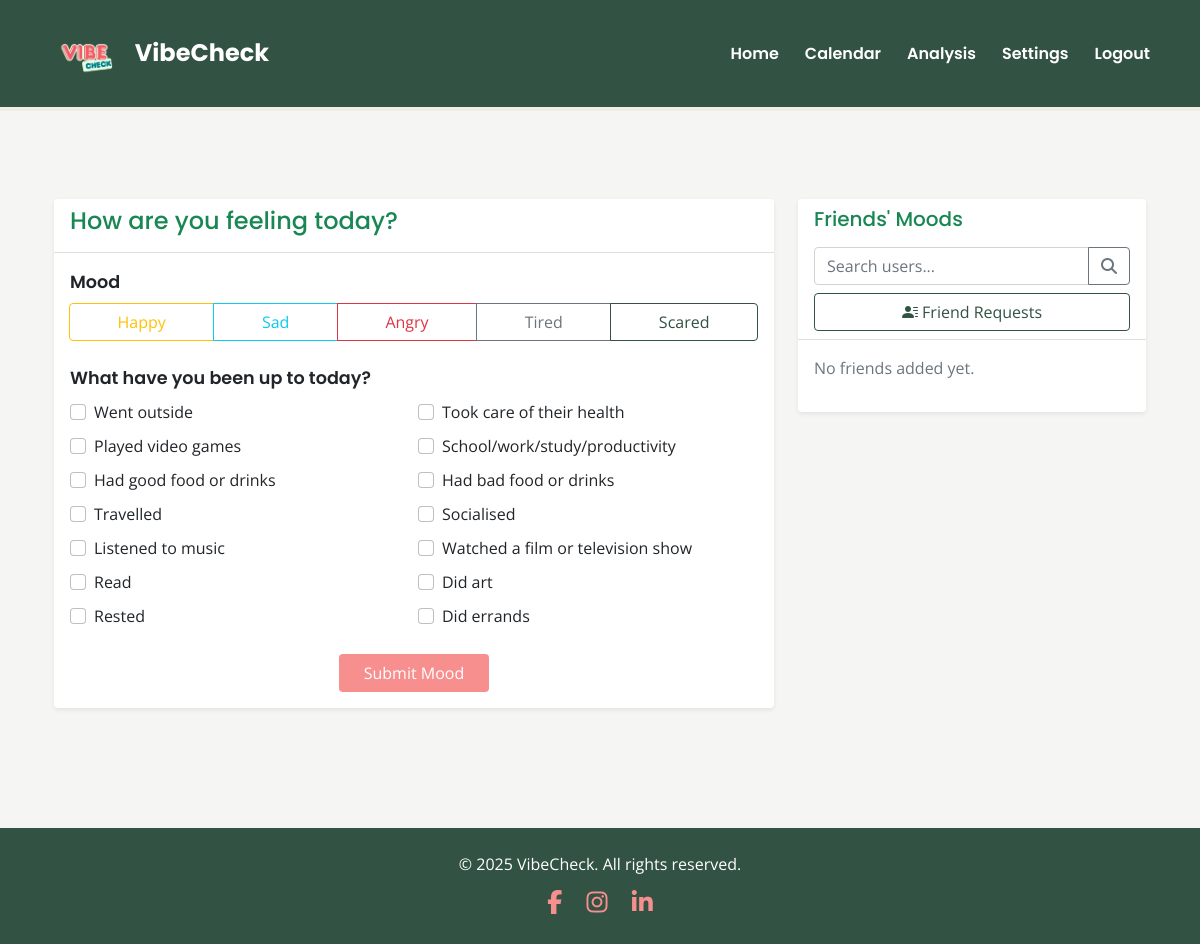
/home (signed in), run on an earlier commit of the app's database.
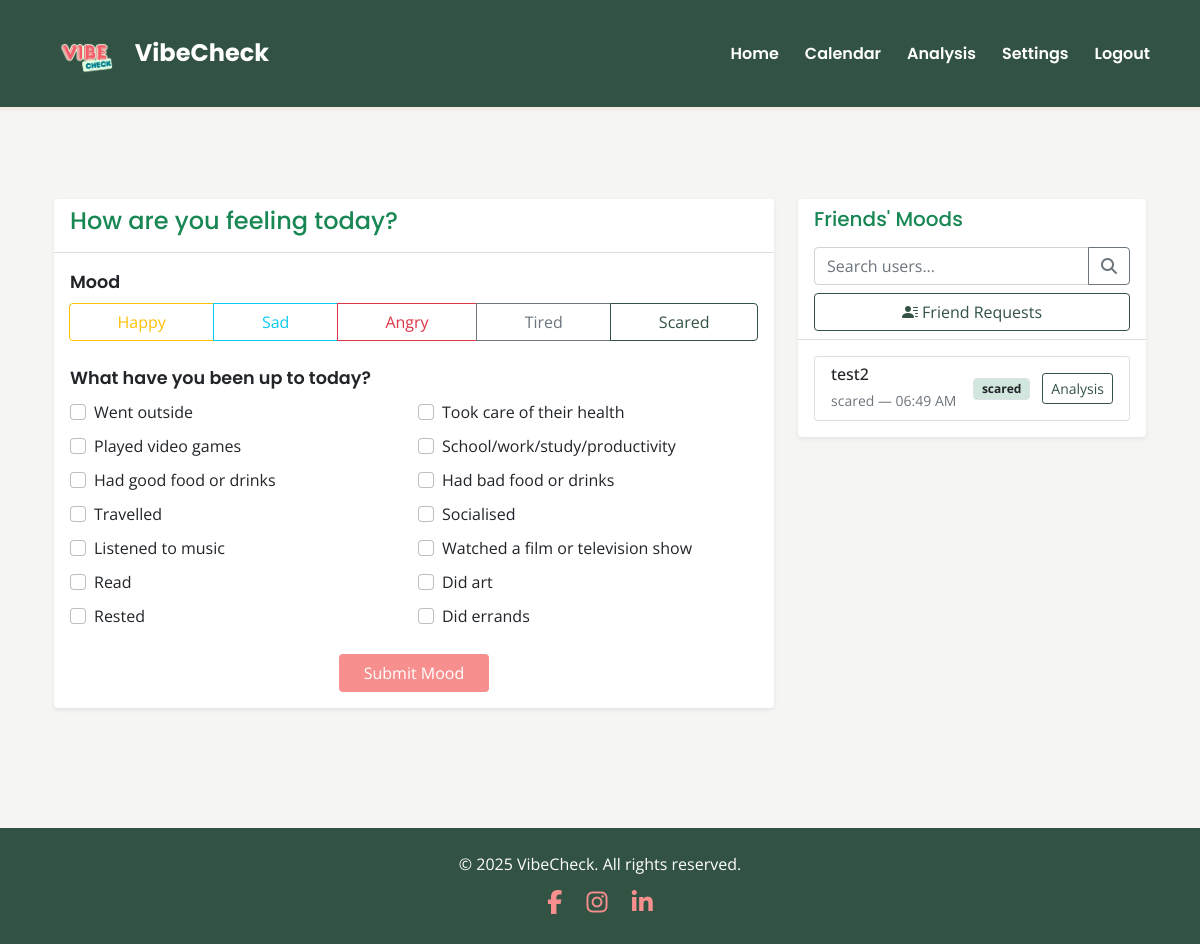
And on a later commit of the database.
### app/models.py (models this page shows, shortened)
class User(UserMixin, db.Model):
    username = db.Column(db.String(30), primary_key=True)
    password = db.Column(db.String(100))
    privacy_setting = db.Column(db.String(20), default='friends')  # Can be 'public', 'friends', or 'private'
    moods = db.relationship('Mood', backref='user', lazy=True)
    friends = db.relationship(
        'User',
        secondary='friendships',
        primaryjoin=username==Friendship.user_id,
        secondaryjoin=username==Friendship.friend_id,
        backref='friend_of'
    )

class Mood(db.Model):
    id = db.Column(db.Integer, primary_key=True)
    mood = db.Column(db.String(50), nullable=False)
    reasons = db.Column(db.String(500), nullable=True)  # JSON string of selected reasons
    timestamp = db.Column(db.DateTime, nullable=False)
    user_id = db.Column(db.String(30), db.ForeignKey('user.username'), nullable=False)
    @staticmethod
    def get_all_reasons():
        return [
            "Went outside",
            "Took care of their health",
            "Played video games",
            "School/work/study/productivity",
            "Had good food or drinks",
            "Had bad food or drinks",
            "Travelled",
            "Socialised",
            "Listened to music",
            "Watched a film or television show",
            "Read",
            "Did art",
            "Rested",
            "Did errands"
        ]

### app/main.py (the view)
@bp.route('/home')
@login_required
def home():
    today = datetime.now().date()
    today_start = datetime.combine(today, datetime.min.time())
    today_end = datetime.combine(today, datetime.max.time())
    today_mood = Mood.query.filter(
        Mood.user_id == current_user.username,
        Mood.timestamp >= today_start,
        Mood.timestamp <= today_end
    ).first()
    friends = []
    for friend in current_user.friends:
        friend_mood = Mood.query.filter(
            Mood.user_id == friend.username,
            Mood.timestamp >= today_start,
            Mood.timestamp <= today_end
        ).first()
        friends.append({
            'username': friend.username,
            'today_mood': friend_mood
        })
    return render_template('home.html',
                         today_mood=today_mood,
                         friends=friends,
                         reasons=Mood.get_all_reasons(),
                         user_id=current_user.username)

### app/__init__.py (called while the page is built)
def create_app(config_class=Config):
    app = Flask(__name__)
    app.config.from_object(config_class)
    if csrf_available:
        csrf = CSRFProtect(app)  # moved here to use app context directly
    db.init_app(app)
    login_manager.init_app(app)
    from app.auth import bp as auth_bp
    app.register_blueprint(auth_bp)
    from app.main import bp as main_bp
    app.register_blueprint(main_bp)
    os.makedirs(os.path.join(os.path.dirname(os.path.dirname(__file__)), 'instance'), exist_ok=True)
    from app.models import User, Mood, Friendship
    @login_manager.user_loader
    def load_user(id):
        return User.query.get(str(id))
    return app

### app/templates/home.html (shortened to what the changed rows need)
{% extends "base.html" %}
{% block head %}
<link rel="stylesheet" href="{{ url_for('static', filename='css/home.css') }}">
{% endblock %}
{% block content %}
<div class="container my-5">
  <div class="row">
    <div class="col-lg-8 mb-4">
      <div class="card shadow-sm border-0">
        <div class="card-body">
          <form id="moodForm">
            <div class="mb-4">
              <div class="btn-group w-100" role="group">
                {% set moods = [('happy', 'warning'), ('sad', 'info'), ('angry', 'danger'), ('tired', 'secondary'), ('scared', 'success')] %}
                {% for mood, color in moods %}
                <label class="btn btn-outline-{{ color }}" for="{{ mood }}">{{ mood.capitalize() }}</label>
                {% endfor %}
              </div>
            </div>
            <div class="mb-4">
              <div class="row g-2 activity-checkboxes">
                {% for reason in reasons %}
                <div class="col-sm-6">
                  <div class="form-check">
                    <input class="form-check-input" type="checkbox" name="reasons" value="{{ reason }}" id="reason{{ loop.index }}">
                    <label class="form-check-label" for="reason{{ loop.index }}">{{ reason }}</label>
                  </div>
                </div>
                {% endfor %}
              </div>
            </div>
          </form>
        </div>
      </div>
    </div>
    <div class="col-lg-4">
      <div class="card shadow-sm border-0">
        <div class="card-body">
          <div id="friendsList">
            {% if friends %}
              <div class="list-group">
                {% for friend in friends %}
                <div class="list-group-item">
                  <div class="d-flex justify-content-between align-items-center">
                    <div>
                      <h6 class="mb-1">
                        <a href="{{ url_for('main.calendar_view', user_id=friend.username) }}" class="text-decoration-none text-dark">{{ friend.username }}</a>
                      </h6>
                      {% if friend.today_mood %}
                      <small class="text-muted">{{ friend.today_mood.mood }} — {{ friend.today_mood.timestamp.strftime('%I:%M %p') }}</small>
                      {% else %}
                      <small class="text-muted">No mood recorded today</small>
                      {% endif %}
                    </div>
                    <div class="text-end">
                      {% if friend.today_mood %}
                      <span class="badge bg-{{ friend.today_mood.mood }}-subtle text-dark border">{{ friend.today_mood.mood }}</span>
                      {% endif %}
                      <a href="{{ url_for('main.analysis', user_id=friend.username) }}" class="btn btn-sm btn-outline-success ms-2">Analysis</a>
                    </div>
                  </div>
                </div>
                {% endfor %}
              </div>
            {% else %}
              <p class="text-muted">No friends added yet.</p>
            {% endif %}
          </div>
        </div>
      </div>
    </div>
  </div>
</div>
{% endblock %}

What changed in the data, as far as the page shows it:
now on this page (row edited): User: username "test2", today_mood.mood "scared", today_mood.timestamp "06:49 AM"
Also different on the page:
text no longer shown: "No friends added yet."
